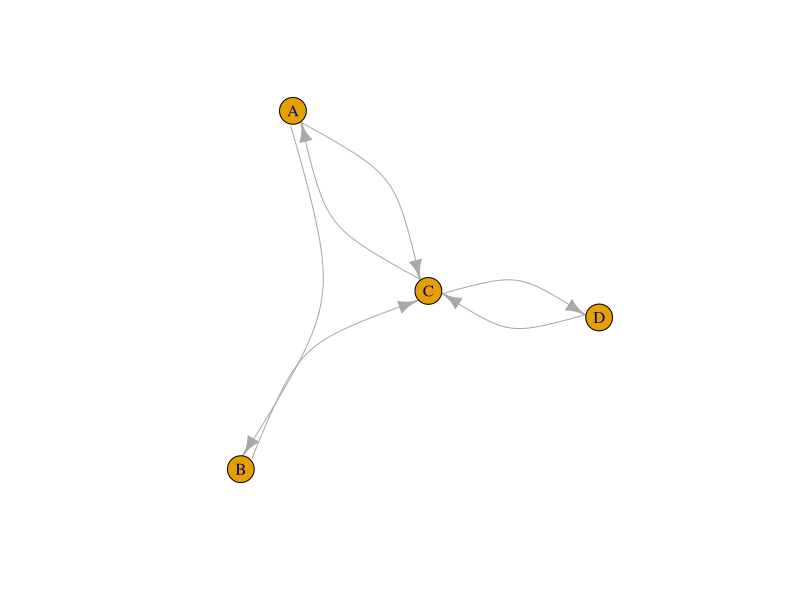
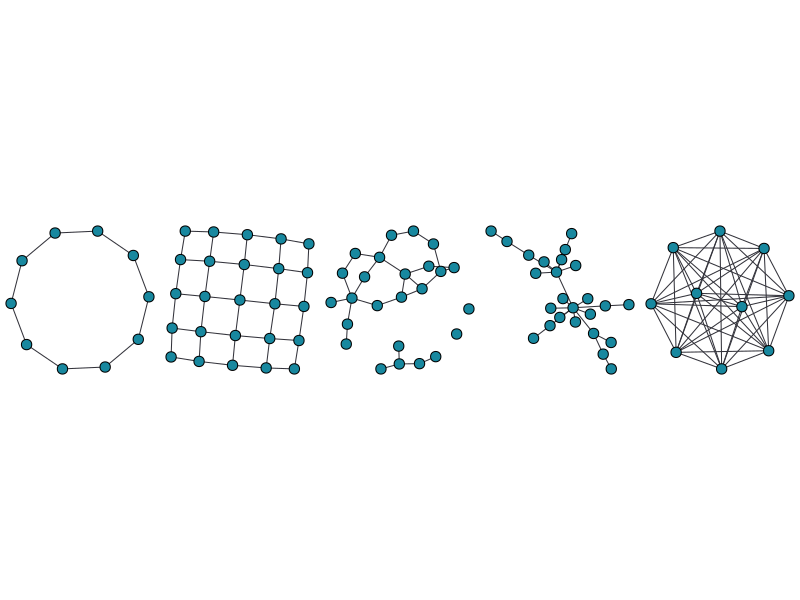
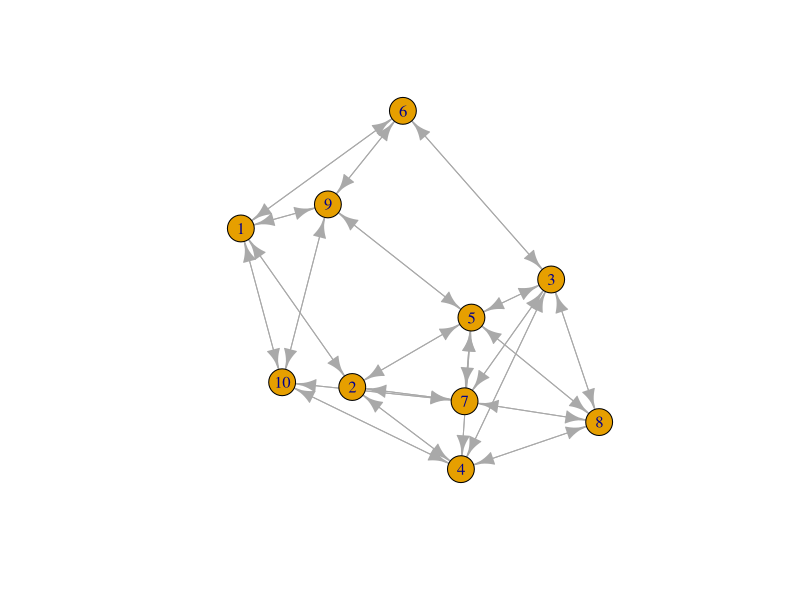
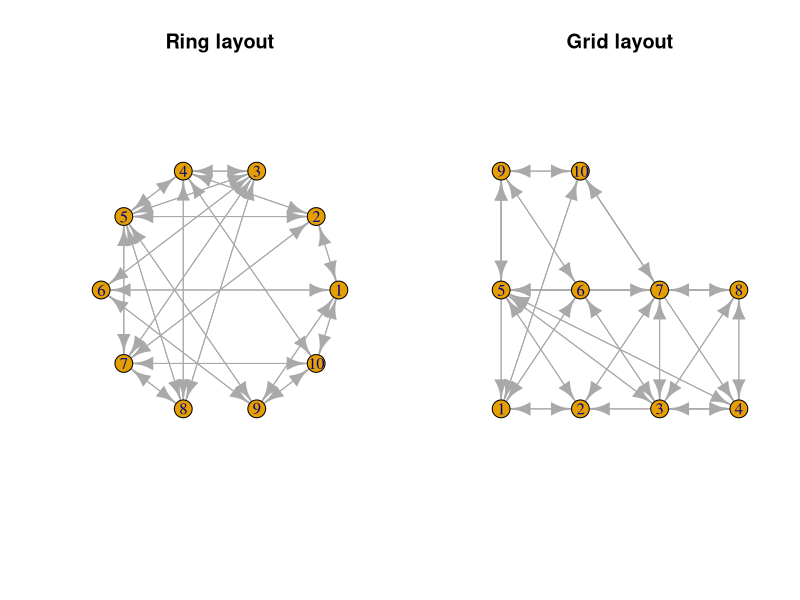
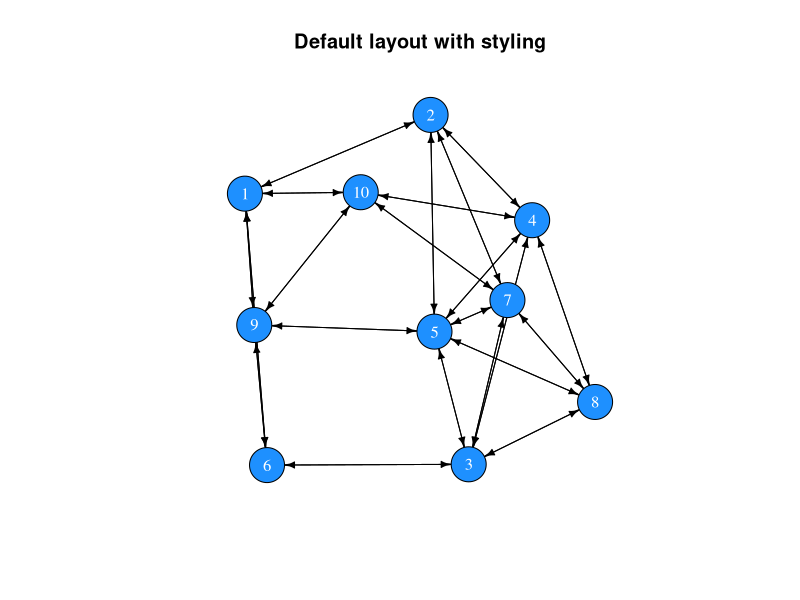
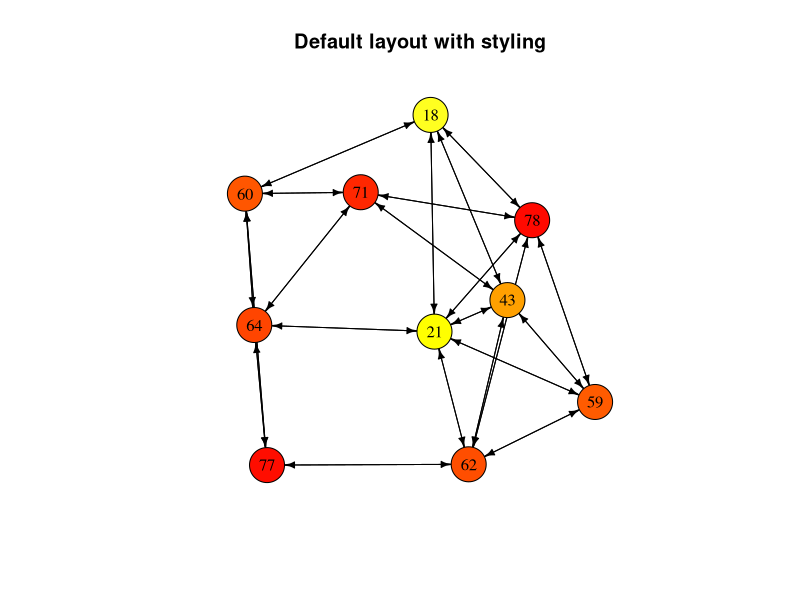
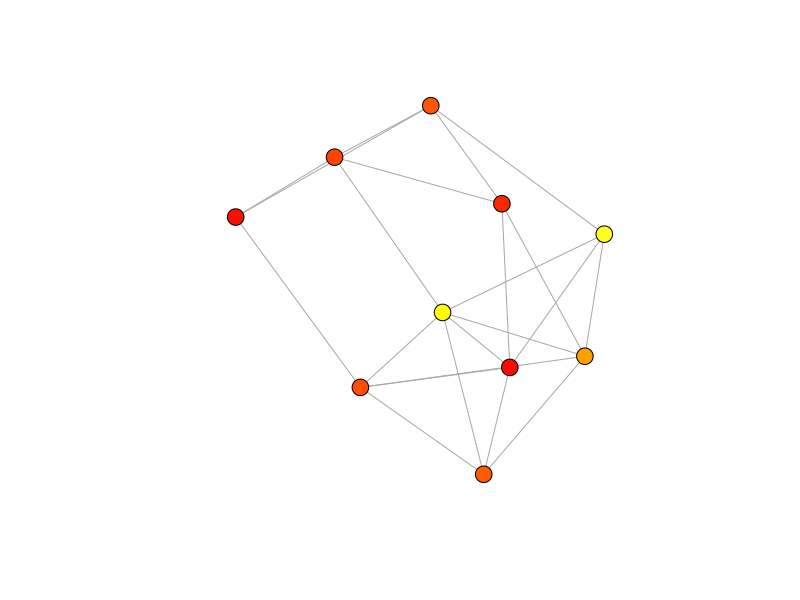
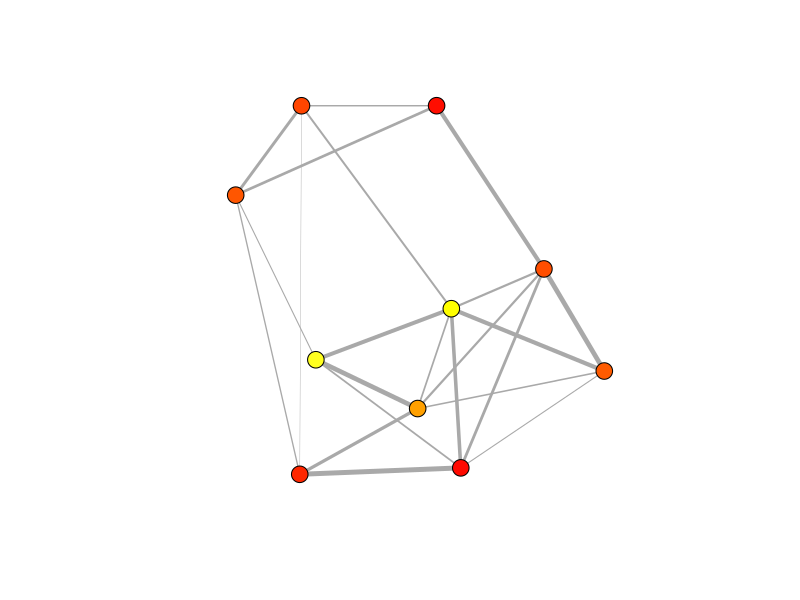

These figures' R source, in order:
## ---- chunk 1
library(igraph)
A <- matrix(c(0,1,1,0, 0,0,1,0, 1,0,0,1, 0,0,1,0), nrow = 4, byrow = TRUE)
row.names(A) <- c("A", "B", "C", "D")
colnames(A) <- c("A", "B", "C", "D")
net <- graph_from_adjacency_matrix(A)
plot(net, edge.curved=0.5)
## ---- chunk 2
m <- matrix(c(0,1,1,0, 0,0,1,0, 1,0,0,1, 0,0,1,0), nrow = 4, byrow = TRUE)
row.names(m) <- LETTERS[1:4]
colnames(m) <- LETTERS[1:4]
m
## ---- chunk 3
all(m[upper.tri(m)] == t(m)[upper.tri(m)])
## ---- chunk 4
isSymmetric(m)
## ---- chunk 5
# Creating a random matrix
random_matrix <- matrix(sample(x = c(0,1), size = 10^2, replace=T), ncol=10)
random_matrix
# It is not symmetric
isSymmetric(random_matrix)

# Replace the upper triangle with the transposed upper triangle
random_matrix[upper.tri(random_matrix)] <- t(random_matrix)[upper.tri(random_matrix)]
random_matrix
# Now it is symmetric
isSymmetric(random_matrix)
## ---- chunk 6
library(igraph)
parbefore <- par()$mar
par(mar=c(0,0,0,0))
par(mfrow=c(1,5))
tmp <- lapply(
  list(
    make_ring(n=10),
    make_lattice(dimvector=c(5,5), nei=1, directed=F),
    erdos.renyi.game(n=25,p.or.m=.1, type="gnp", directed=F, loops=F),
    barabasi.game(n=25, power=1.1, directed=F),
    make_full_graph(n=10)
  ), plot, vertex.label=NA, vertex.color="#18889F", edge.color="#33333B", edge.width=1)
par(mfrow=c(1,1))
par(mar=parbefore)
## ---- chunk 7
create_network <- function(N, f){
  # set up an empty adjacency matrix of size NxN
  A <- matrix(0, ncol = N, nrow = N)
  # set up a friendship counter
  friends <- 0
  
  # we will add friendships until we reach the desired number
  while(friends < round((((N^2)-N)/2) * f)){
    dyad <- sample(x = N, size = 2, replace = FALSE)
    i <- dyad[1]
    j <- dyad[2]
    if(A[i, j] == 0){
      A[i, j] <- A[j, i] <- 1
      friends <- friends + 1
      }
  }
  return(A)
}
## ---- chunk 8
adjm <- create_network(N = 10, f = .5)
adjm
## ---- chunk 9
# adj <- create_network(N = 20, f = .15)
# net <- graph_from_adjacency_matrix(adj)
# plot(net, vertex.label=NA, vertex.color="#18889F", edge.color="#33333B", vertex.size=3, edge.arrow.size=.1)
net <- graph_from_adjacency_matrix(adjm)
net
## ---- chunk 10
plot(net)
## ---- chunk 11
par(mfrow = c(1,2))
plot(net, layout = layout.circle(net), main = "Ring layout")
plot(net, layout = layout.grid(net), main = "Grid layout")
par(mfrow = c(1,1))
## ---- chunk 12
set.seed(1)
plot(net, 
     vertex.color = "dodgerblue", 
     vertex.label.color = "white",
     vertex.size = 20,
     edge.color = "black",
     edge.width = 1,
     edge.arrow.size = 0.5,
     main = "Default layout with styling")
## ---- chunk 13
# Generate random ages
age <- sample(x = 18:80, size = vcount(net), replace = TRUE)
# Select colours
col <- heat.colors(n = 80, rev = TRUE)[age]
# Plot network with col
set.seed(1)
plot(net, 
     vertex.color = col, 
     vertex.label = age,
     vertex.label.color = "black",
     vertex.size = 20,
     edge.color = "black",
     edge.width = 1,
     edge.arrow.size = 0.5,
     main = "Default layout with styling")
## ---- chunk 14
get.vertex.attribute(net)
## ---- chunk 15
# Add an attribute called 'age' and assign the values of the age vector
V(net)$age <- age
# The same for the 'col' vector
V(net)$col <- col
# Return attributes
get.vertex.attribute(net)
# Return the network object
net
## ---- chunk 16
net <- as.undirected(net)
set.seed(1)
plot(net, 
     vertex.color = V(net)$col, 
     vertex.label = NA,
     vertex.size = 9,
     edge.width = 1,
     edge.arrow.size = 0.5)
## ---- chunk 17
# Create random strength values
strength <- runif(n = ecount(net), min = 0, max = 1)
# Assign values to edges
E(net)$weight <- strength
net
## ---- chunk 18
set.seed(1)
plot(net, 
     vertex.color = V(net)$col, 
     vertex.label = NA,
     vertex.size = 9,
     edge.width = E(net)$weight*5,
     edge.arrow.size = 0.5)
## ---- chunk 19
V(net)
E(net)
## ---- chunk 20
get.vertex.attribute(graph = net)
get.edge.attribute(net)
## ---- chunk 21
vcount(net)
ecount(net)
## ---- chunk 22
diameter(graph = net)
## ---- chunk 23
mean_distance(graph = net)
## ---- chunk 24
edge_density(graph = net)
## ---- chunk 25
reciprocity(graph = net)
## ---- chunk 26
transitivity(graph = net)
## ---- chunk 27
# number of edges that connected with each node
degree(graph = net)

# we can use the mean of all degree centralities as a general measure for the entire network
mean(degree(graph = net))
## ---- chunk 28
sort(strength(graph = net))
## ---- chunk 29
closeness(graph = net)
## ---- chunk 30
betweenness(graph = net)
## ---- chunk 31
eigen_centrality(graph = net)$vector
## ---- chunk 32
between <- betweenness(graph = net)
col <- heat.colors(n = max(between)+1, rev = TRUE)[between+1]
# Plot network with col
set.seed(1)
plot(net, 
     vertex.color = col, 
     vertex.label = NA,
     vertex.size = 20,
     edge.color = "black",
     edge.width = 1,
     edge.arrow.size = 0.5,
     main = "Betweenness centrality")
## ---- chunk 33
library(tidyverse)
gossip_model <- function(N, f, r_max, sim = 1){
  # Create a vector indicating possession of gossip and set one entry to TRUE
  gossip <- rep(FALSE, N)
  gossip[sample(x = N, size = 1)] <- TRUE
  # Create a network
  adjm <- create_network(N = N, f = f)
  # Create a reporting variable
  proportion <- rep(0, r_max)

  # Rounds
  for(r in 1:r_max){
    # In random sequence go through all individuals without gossip
    for(i in sample(N)){
      # Select i's neighbourhood
      nei <- adjm[i,] > 0
      # Proceed if there is at least one neighbour
      if(sum(nei) > 0){
        # Choose one random neighbour, j
        j <- sampling(x = which(nei), size = 1)
        # Set i's gossip indicator to TRUE if j's indicator is TRUE
        if(gossip[j]){
          gossip[i] <- TRUE
        }
      }
    }
    # Record proportion of the population with gossip
    proportion[r] <- sum(gossip) / N
    # Increment the round counter
    r <- r + 1
  }
  # Return a tibble with simulation results
  return(tibble(time = 1:r_max, proportion = proportion, f = f, sim = sim))
}
## ---- chunk 34
sampling <- function(x, size = length(x), prob = NULL){
  if(length(x) == 1){
    return(x)
  } else {
    return(sample(x = x, size = size, prob = prob))
  }
}
## ---- chunk 35
N <- 1000
set.seed(3)
data <- lapply(X = c(1/N, 2/N, 3/N, 5/N, 8/N, 10/N), 
              FUN = function(f) gossip_model(N = N, f = f, r_max = 50))
data_bnd <- bind_rows(data)
## ---- chunk 36
ggplot(data_bnd) + 
  geom_line(aes(x = time, y = proportion, col = factor(round(f*N)))) + 
  ylab("prop. of pop. with gossip") +
  theme_bw()
## ---- chunk 37
N <- 100
f <- rep(c(1/N, 2/N, 3/N, 5/N, 8/N, 10/N), each = 10)

set.seed(5)
data <- lapply(X = 1:length(f), 
              FUN = function(i) gossip_model(N = N, f = f[i], r_max = 50, sim = i))
## ---- chunk 38
data_bnd <- bind_rows(data)
ggplot(data_bnd) +
  geom_line(aes(x = time, y = proportion, col = factor(f*N), group = factor(sim))) + 
  ylab("prop. of pop. with gossip") +
  theme_bw()
## ---- chunk 39
data_bnd_last <- data_bnd[data_bnd$time == max(data_bnd$time), ]
ggplot(data_bnd_last) + 
  geom_boxplot(aes(x = (f*N), y = proportion, fill = factor(f*N))) + 
  xlab("average number of friends") +
  ylab("prop. of pop. with gossip") +
  theme_bw()
## ---- chunk 40
data_bnd_time <- lapply(data, function(dat){
  tibble(dat[1,], time_to_x = which(dat[,"proportion"] >= 0.75)[1])
}) %>% bind_rows()

data_bnd_time$time_to_x[is.na(data_bnd_time$time_to_x)] <- 50

ggplot(data_bnd_time) + 
  geom_boxplot(aes(x = (f*N), y = time_to_x, fill = factor(f*N))) + 
  xlab("average number of friends") +
  ylab("Time to spread to 75% of population") +
  theme_bw()
## ---- chunk 41
prop_nei_info <- seq(from = 0, to = 1, length.out = 10)
e <- c(1,2)
contagion <- tibble(
  contagion = rep(c("simple", "complex"), each = 10),
  x = rep(prop_nei_info, 2), 
  y = c(prop_nei_info^e[1], prop_nei_info^e[2]))

ggplot(contagion) + 
  geom_point(aes(x = x, y = y, col = contagion)) +
  xlab("proportion of neighbours with gossip") + 
  ylab("probability to acquire gossip") +
  theme_bw()
## ---- chunk 42
net_clust <- make_lattice(length = 10, dim = 2, circular = T, nei = 2)
## ---- chunk 43
net_rand <- rewire(graph = net_clust, with = keeping_degseq(loops = F, niter = 10^3))
## ---- chunk 44
head(degree(net_clust))
head(degree(net_rand))

transitivity(net_clust)
transitivity(net_rand)
## ---- chunk 45
adj_net_clust <- get.adjacency(net_clust, sparse = F)
adj_net_rand <- get.adjacency(net_rand, sparse = F)
## ---- chunk 46
par(mfrow=c(1,2))
image(adj_net_clust)
image(adj_net_rand)
par(mfrow=c(1,1))
## ---- chunk 47
gossip_model_2 <- function(net, rewire, e = 1, r_max, sim = 1){
  # Rewire network if random is set to TRUE
  if(rewire){
    net <- rewire(graph = net, with = keeping_degseq(loops = F, niter = 10^3))
  }
  # Get adjacency matrix from network
  adjm <- get.adjacency(net, sparse = F)
  # Turn adjacency matrix into boolean (TRUE / FALSE)
  adjm_bool <- adjm > 0
  # Set number of individuals based adjacency matrix
  N <- vcount(net)
  
  # Create a vector indicating possession of gossip and set one entry to TRUE
  gossip <- rep(FALSE, N)
  gossip[sample(x = N, size = 1)] <- TRUE
  
  # Create a reporting variable
  proportion <- rep(0, r_max)
  
  # Rounds
  for(r in 1:r_max){
    # In random sequence go through all individuals without gossip
    for(i in sample(N)){
      # Select i's neighbourhood (boolean)
      nei <- adjm_bool[i,]
      # Proceed if there is at least one neighbour
      if(sum(nei) > 0){
        # Simple contagion for e = 1 and complex contagion for e = 2
        if(runif(n = 1, min = 0, max = 1) <= (sum(gossip*nei)/length(nei))^e){
          gossip[i] <- TRUE
        }
      }
    }
    # Record proportion of the population with gossip
    proportion[r] <- sum(gossip) / N
    # Increment the round counter
    r <- r + 1
  }
  # Return a tibble with simulation results
  return(tibble(time = 1:r_max, 
                proportion = proportion, 
                time_to_max = which(proportion == max(proportion))[1],
                e = e,
                network = ifelse(test = rewire, yes = "random", no = "clustered"), 
                sim = sim))
}
## ---- chunk 48
set.seed(1)
res <- bind_rows(
  gossip_model_2(net = net_clust, rewire = TRUE, e = 1, r_max = 500),
  gossip_model_2(net = net_clust, rewire = FALSE, e = 1, r_max = 500),
  gossip_model_2(net = net_clust, rewire = TRUE, e = 2, r_max = 5000),
  gossip_model_2(net = net_clust, rewire = FALSE, e = 2, r_max = 5000)
  )


ggplot(res) + 
  geom_line(aes(x = time, y = proportion, col = network)) + 
  facet_wrap("e", labeller = label_both, scales = "free_x") +
  theme_bw()
